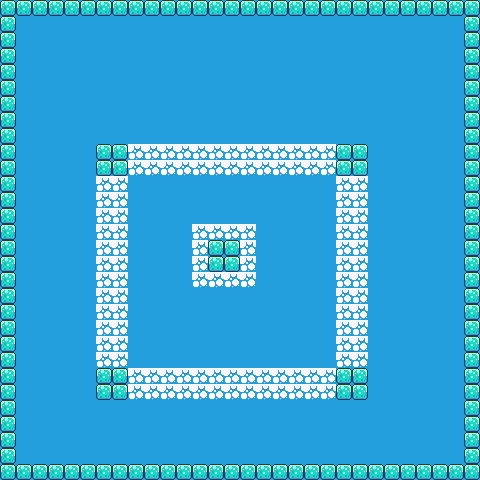

A level layout from a 2D game, rendered from its tile map. Below: a short description, then the map file with tile-grid data replaced by summaries:
An orthogonal 30x30 tile map with 16x16 px tiles, 2 tile layers (Background, Graphic Layer) and 288 objects.

<map version="1.4" tiledversion="1.4.2" orientation="orthogonal" renderorder="right-down" width="30" height="30" tilewidth="16" tileheight="16" infinite="0" nextlayerid="27" nextobjectid="613">
 <tileset firstgid="1" name="teleset" tilewidth="16" tileheight="16" tilecount="176" columns="11">
  <image source="four-seasons-tileset.png" width="176" height="256" />
 </tileset>
 <layer id="24" name="Background" width="30" height="30">
  <data>[900 cells, 900 non-empty, 1 distinct tile ids]</data>
 </layer>
 <layer id="25" name="Graphic Layer" width="30" height="30">
  <data>[900 cells, 248 non-empty, 2 distinct tile ids]</data>
 </layer>
 <objectgroup id="19" name="Balloom">
  <object id="606" x="196.5" y="197" width="7.25" height="4.75" />
  <object id="607" x="196.5" y="325.5" width="6.75" height="5.75" />
  <object id="608" x="293.75" y="325.5" width="6.75" height="5.25" />
  <object id="609" x="292.25" y="196" width="6.5" height="6" />
 </objectgroup>
 <objectgroup id="20" name="Enemy2">
  <object id="610" x="292.5" y="260" width="7" height="6" />
  <object id="611" x="164.75" y="261.5" width="7" height="5.5" />
 </objectgroup>
 <objectgroup id="21" name="Enemy3">
  <object id="612" x="242.75" y="308.25" width="8.5" height="7" />
 </objectgroup>
 <objectgroup id="10" name="Wall">
  <object id="168" x="-0.666667" y="17.25" width="15" height="11.6667" />
  <object id="170" x="0.0833333" y="32.5" width="14" height="11.9167" />
  <object id="171" x="0.0833333" y="51" width="14" height="10.9167" />
  <object id="172" x="0.333333" y="67.5" width="13.75" height="8.66667" />
  <object id="173" x="-0.416667" y="83.75" width="15.25" height="9.41667" />
  <object id="174" x="0.0833333" y="98.25" width="14.25" height="9.41667" />
  <object id="175" x="0.333333" y="114.75" width="13.25" height="10.4167" />
  <object id="176" x="0.833333" y="130.25" width="13" height="10.6667" />
  <object id="177" x="0.833333" y="146.25" width="13.5" height="9.91667" />
  <object id="178" x="0.833333" y="162.25" width="12.75" height="10.1667" />
  <object id="179" x="1.08333" y="178.5" width="12.5" height="10.4167" />
  <object id="180" x="0.333333" y="194" width="12.5" height="11.6667" />
  <object id="181" x="0.583333" y="210.5" width="14" height="13.1667" />
  <object id="182" x="1.33333" y="226.5" width="11.5" height="9.91667" />
  <object id="183" x="1.33333" y="242.5" width="11.5" height="9.91667" />
  <object id="184" x="1.33333" y="259.5" width="12" height="9.66667" />
  <object id="185" x="1.33333" y="274" width="12" height="9.66667" />
  <object id="186" x="0.333333" y="290.5" width="11.75" height="10.6667" />
  <object id="187" x="0.333333" y="305.5" width="12.25" height="10.9167" />
  <object id="188" x="1.08333" y="322.75" width="12" height="10.9167" />
  <object id="189" x="0.333333" y="338.5" width="13" height="10.9167" />
  <object id="190" x="0.833333" y="353.25" width="13.25" height="10.4167" />
  <object id="191" x="0.833333" y="369.5" width="12.25" height="10.9167" />
  <object id="192" x="0.833333" y="386.5" width="12.75" height="11.6667" />
  <object id="193" x="0.583333" y="401.5" width="13.25" height="11.6667" />
  <object id="194" x="1.33333" y="417.75" width="11.75" height="11.9167" />
  <object id="195" x="0.0833333" y="435" width="12.75" height="10.1667" />
  <object id="196" x="1.08333" y="449" width="12.25" height="10.9167" />
  <object id="223" x="1" y="465.5" width="12.75" height="13.5" />
  <object id="226" x="17" y="465.25" width="13.25" height="13.75" />
  <object id="227" x="34.5" y="465.25" width="13.25" height="13.75" />
  <object id="228" x="50" y="464.5" width="13.25" height="13.75" />
  <object id="229" x="66.25" y="465.25" width="13.25" height="13.75" />
  <object id="230" x="81.75" y="465" width="13.25" height="13.75" />
  <object id="231" x="97.75" y="465.25" width="13.25" height="13.75" />
  <object id="232" x="113.25" y="464.75" width="13.25" height="13.75" />
  <object id="233" x="129.25" y="465" width="13.25" height="13.75" />
  <object id="234" x="145.25" y="465" width="13.25" height="13.75" />
  <object id="235" x="160" y="465.25" width="13.25" height="13.75" />
  <object id="236" x="177" y="465.25" width="13.25" height="13.75" />
  <object id="237" x="193.75" y="464.75" width="13.25" height="13.75" />
  <object id="238" x="209" y="465.75" width="13.25" height="13.75" />
  <object id="239" x="225" y="465" width="13.25" height="13.75" />
  <object id="240" x="241.25" y="465" width="13.25" height="13.75" />
  <object id="241" x="257.5" y="465" width="13.25" height="13.75" />
  <object id="242" x="273.25" y="465.5" width="13.25" height="13.75" />
  <object id="243" x="289.25" y="465.5" width="13.25" height="13.75" />
  <object id="244" x="305" y="465.25" width="13.25" height="13.75" />
  <object id="245" x="321.75" y="465.25" width="13.25" height="13.75" />
  <object id="246" x="337.25" y="465.75" width="13.25" height="13.75" />
  <object id="247" x="352.5" y="465.75" width="13.25" height="13.75" />
  <object id="248" x="368.75" y="465.25" width="13.25" height="13.75" />
  <object id="249" x="385" y="465" width="13.25" height="13.75" />
  <object id="250" x="400.25" y="465" width="13.25" height="13.75" />
  <object id="251" x="416.75" y="465" width="13.25" height="13.75" />
  <object id="252" x="432.5" y="466" width="13.25" height="13.75" />
  <object id="253" x="448.5" y="466" width="13.25" height="13.75" />
  <object id="254" x="465.25" y="466" width="13.25" height="13.75" />
  <object id="255" x="465.75" y="449.5" width="13" height="12" />
  <object id="256" x="465.5" y="433.75" width="12" height="11.5" />
  <object id="257" x="465.25" y="418" width="12.75" height="12" />
  <object id="258" x="465.5" y="385.5" width="12.5" height="10.75" />
  <object id="259" x="465.25" y="402" width="12.5" height="13.25" />
  <object id="260" x="465" y="369.75" width="11.25" height="11.75" />
  <object id="261" x="465" y="353.75" width="12.25" height="11.75" />
  <object id="262" x="465.75" y="337.75" width="11.25" height="11.5" />
  <object id="263" x="465.75" y="322.5" width="11.75" height="10.75" />
  <object id="264" x="465" y="306" width="12.25" height="12.5" />
  <object id="265" x="465" y="290.25" width="13" height="12" />
  <object id="266" x="465.25" y="273.5" width="12" height="11.5" />
  <object id="267" x="465.25" y="258" width="12.5" height="12.25" />
  <object id="268" x="465.25" y="241.25" width="11.5" height="12.25" />
  <object id="269" x="465.25" y="226" width="12" height="11.5" />
  <object id="270" x="464.75" y="209.25" width="12.75" height="12.75" />
  <object id="271" x="465.5" y="193" width="12.25" height="11.25" />
  <object id="272" x="465.75" y="176.75" width="12.25" height="11.5" />
  <object id="273" x="465.25" y="162" width="13.25" height="11.25" />
  <object id="274" x="465" y="145.75" width="12" height="10.75" />
  <object id="275" x="464.75" y="129.75" width="12.75" height="11" />
  <object id="276" x="465.5" y="113.5" width="12" height="11.25" />
  <object id="277" x="465.25" y="96.75" width="13" height="12.25" />
  <object id="278" x="465" y="81.5" width="13.25" height="12.75" />
  <object id="279" x="464.75" y="66.75" width="13.25" height="12" />
  <object id="280" x="465" y="49.5" width="13.25" height="13.75" />
  <object id="281" x="465.25" y="35.75" width="13.25" height="11" />
  </objectgroup>
 <objectgroup id="22" name="Coin">
  <!-- 145 objects omitted --></objectgroup>
 <objectgroup id="16" name="Speeds">
  <!-- 118 objects omitted --></objectgroup>
 <objectgroup id="18" name="Portal">
  <!-- 115 objects omitted --></objectgroup>
 <objectgroup id="17" name="Power">
  <!-- 114 objects omitted --></objectgroup>
 <objectgroup id="14" name="Booms">
  <!-- 113 objects omitted --></objectgroup>
 <objectgroup id="26" name="Brick">
  <!-- 112 objects omitted --></objectgroup>
</map>
<!-- 196 of 288 objects omitted -->
